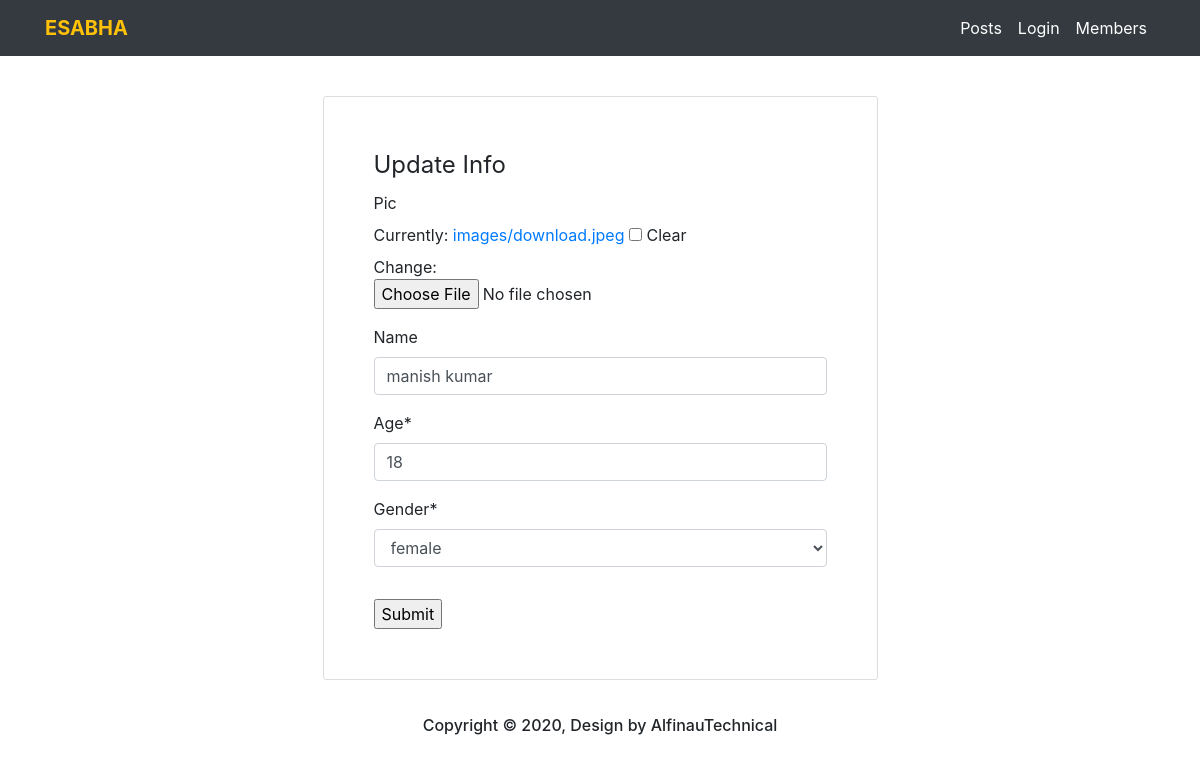
The app's page /profile/update/22 with its own data.
### users/models.py (models this page shows, shortened)
class Profile(models.Model):
	user = models.OneToOneField(User,on_delete=models.CASCADE,null=True)
	pic = models.ImageField(default='default.jpg',upload_to='images',null=True,blank=True)
	name = models.CharField(max_length=100,null=True,blank=True)
	age = models.IntegerField(default=18, validators=[MinValueValidator(18)])
	gender = models.CharField(max_length=20, default="female", choices=(("male","male"), ("female","female")))

### users/views.py (the view)
# urls.py: path('update/<int:pk>',views.ProfileUpdate.as_view(),name='profile-update'),
class ProfileUpdate(UpdateView):
	model = Profile
	fields = ['pic','name','age','gender']

### users/templates/users/profile_form.html (shortened to what this page needs)
{% extends 'posts/base.html' %}
{% load crispy_forms_tags %}
{% block content %}
<div class="content-section">
	<form method="post">
		<fieldset class="form-group">
			<legend>Update Info</legend>
			{{ form | crispy }}
		</fieldset>
		<input type="submit" name="">
</form>
</div>
{% endblock %}

### posts/static/css/style.css (style rules this page uses)
.content-section { background: #ffffff; width: 50%; padding: 50px 50px; border: 1px solid #dddddd; border-radius: 3px; margin-bottom: 20px; margin-left: 25%; }

### records on screen
Profile: name "manish kumar", age "18", gender "female"
